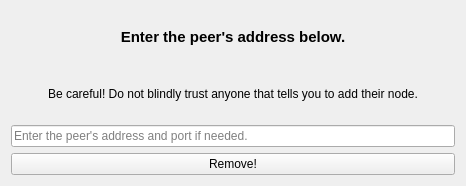
<?xml version="1.0" encoding="UTF-8"?>
<ui version="4.0">
 <class>RemovePeerDialog</class>
 <widget class="QWidget" name="RemovePeerDialog">
  <property name="geometry">
   <rect>
    <x>0</x>
    <y>0</y>
    <width>466</width>
    <height>186</height>
   </rect>
  </property>
  <property name="windowTitle">
   <string>Remove Peer</string>
  </property>
  <layout class="QVBoxLayout" name="verticalLayout_2">
   <item>
    <widget class="QLabel" name="label">
     <property name="font">
      <font>
       <pointsize>11</pointsize>
       <weight>75</weight>
       <bold>true</bold>
      </font>
     </property>
     <property name="text">
      <string>Enter the peer's address below.</string>
     </property>
     <property name="alignment">
      <set>Qt::AlignCenter</set>
     </property>
    </widget>
   </item>
   <item>
    <widget class="QLabel" name="label_2">
     <property name="text">
      <string>Be careful! Do not blindly trust anyone that tells you to add their node.</string>
     </property>
     <property name="alignment">
      <set>Qt::AlignCenter</set>
     </property>
    </widget>
   </item>
   <item>
    <widget class="QLineEdit" name="lineEdit">
     <property name="placeholderText">
      <string>Enter the peer's address and port if needed.</string>
     </property>
    </widget>
   </item>
   <item>
    <widget class="QPushButton" name="pushButton">
     <property name="text">
      <string>Remove!</string>
     </property>
    </widget>
   </item>
  </layout>
 </widget>
 <resources/>
 <connections/>
</ui>
